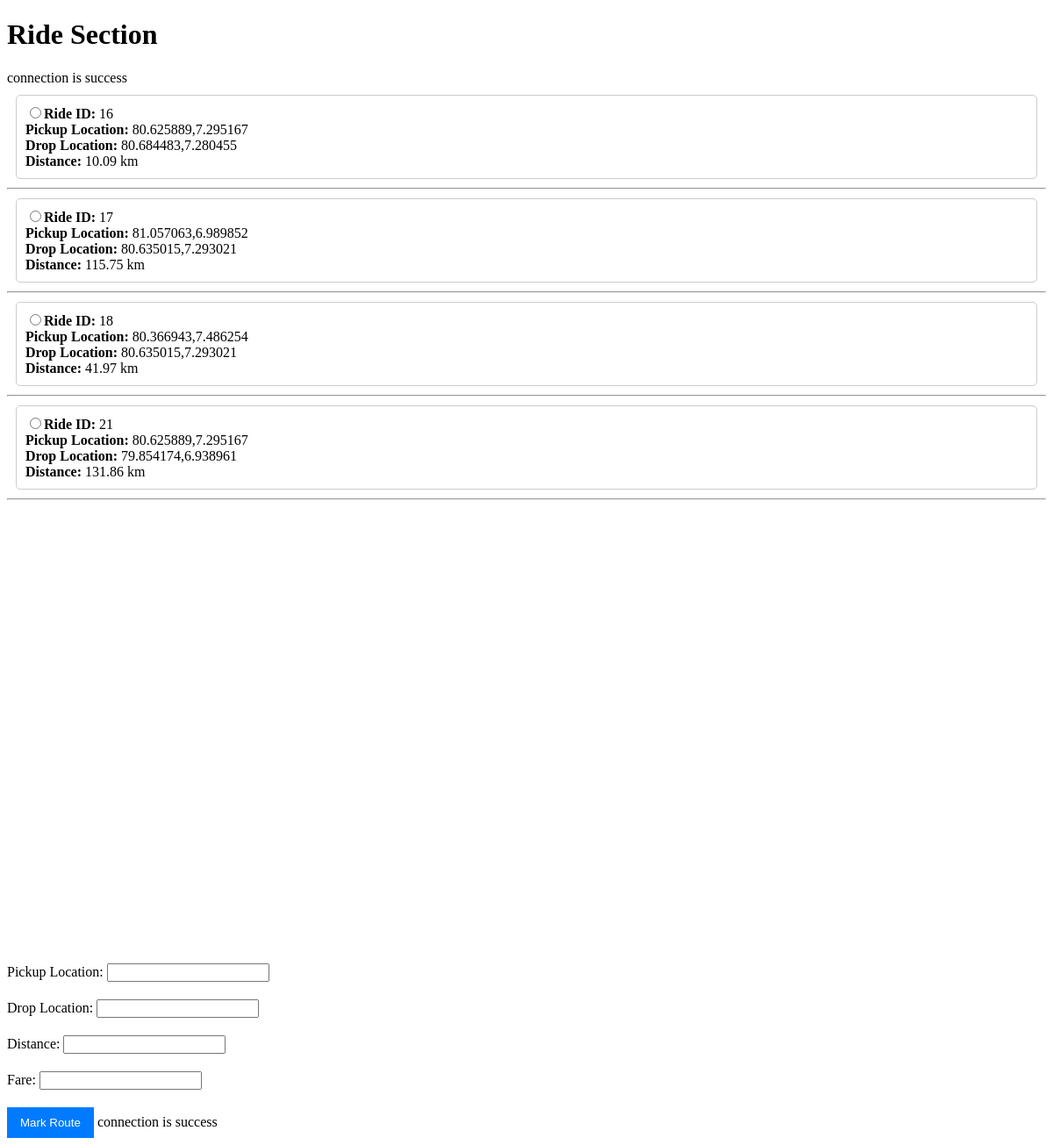
/Drivers/backend/ride/mapShowLocationCus.php (signed in), run on the app's committed database.
### tables this page shows
CREATE TABLE `ride` (
  `rideID` int(11) NOT NULL,
  `pickupLocation` varchar(255) NOT NULL,
  `dropLocation` varchar(255) NOT NULL,
  `distance` float NOT NULL,
  `fare` float NOT NULL,
  `passengerID` int(11) NOT NULL,
  `driverID` int(11) NOT NULL,
  `requestAt` timestamp NOT NULL DEFAULT current_timestamp() ON UPDATE current_timestamp(),
  `rideStatus` varchar(150) NOT NULL
);

### Drivers/backend/ride/requestedRides.php (the view, shortened to what this page needs)
<?php
include '../dbConnection.php';
if (isset($_SESSION['loggedin']) && $_SESSION['loggedin'] == true) {
    $driverID = htmlspecialchars($_SESSION['driverID']);
} else {
    echo 'Please login to the system.';
    exit;
}
$sql = "SELECT * FROM ride WHERE driverID = '$driverID'";
$result = $conn->query($sql);
if ($result->num_rows > 0) {
    echo '<div class="ride-request-list">';
    while ($row = $result->fetch_assoc()) {
        echo '<div class="ride-request-item" style="border: 1px solid #ccc; padding: 10px; margin: 10px; border-radius: 5px;">';
        echo '<input type="radio" name="selectedRide" onclick="updateMap(' . htmlspecialchars($row["rideID"]) . ')" value="' . htmlspecialchars($row["rideID"]) . '">';
        echo '<strong>Ride ID:</strong> ' . htmlspecialchars($row["rideID"]) . '<br>';
        echo '<strong>Pickup Location:</strong> ' . htmlspecialchars($row["pickupLocation"]) . '<br>';
        echo '<strong>Drop Location:</strong> ' . htmlspecialchars($row["dropLocation"]) . '<br>';
        echo '<strong>Distance:</strong> ' . htmlspecialchars($row["distance"]) . ' km<br>';
        echo '</div><hr>';
    }
    echo '</div>';
} else {
    echo "No rides found for this driver.";
}
?>

### Drivers/backend/ride/mapShowLocationCus.php (shortened to what this page needs)
<!DOCTYPE html>
<html lang="en">
  <head>
    <link href="https://api.mapbox.com/mapbox-gl-js/v2.15.0/mapbox-gl.css" rel="stylesheet">
    <link href="https://api.mapbox.com/mapbox-gl-js/plugins/mapbox-gl-directions/v4.1.1/mapbox-gl-directions.css" rel="stylesheet">
  </head>
  <body>
    <h1>Ride Section</h1>
    <?php
      include 'requestedRides.php';
    ?>
    <div id="map"></div>
    <div class="form-group">
      <label for="pickupLocationText">Pickup Location:</label>
      <input type="text" id="pickupLocationText" name="pickupLocationText" readonly>
    </div>
    <div class="form-group">
      <label for="dropLocationText">Drop Location:</label>
      <input type="text" id="dropLocationText" name="dropLocationText" readonly>
    </div>
    <div class="form-group">
      <label for="dropLocationText">Distance:</label>
      <input type="text" id="distance" name="distance" readonly>
    </div>
    <div class="form-group">
      <label for="dropLocationText">Fare:</label>
      <input type="text" id="fare" name="fare" readonly>
    </div>
    <button id="markRouteBtn">Mark Route</button>
  </body>
</html>

### Drivers/backend/dbConnection.php
<?php
	$servername = "localhost";
	$username = "root";
	$password = "";
	$database = "citytaxi";
	$conn = mysqli_connect($servername, $username, $password, $database);
	if($conn) {
		echo "connection is success";
	}
	else {
		die("Error". mysqli_connect_error());
	}
?>

### Drivers/backend/ride/mapShowLocationCus.php (style rules this page uses)
#map { height: 500px; width: 100%; }
.form-group { margin: 20px 0; }
button { padding: 10px 15px; background-color: #007bff; color: white; border: none; cursor: pointer; }

### data on the page
ride: rideID "16", pickupLocation "80.625889,7.295167", dropLocation "80.684483,7.280455", distance "10.09"
ride: rideID "17", pickupLocation "81.057063,6.989852", dropLocation "80.635015,7.293021", distance "115.75"
ride: rideID "18", pickupLocation "80.366943,7.486254", dropLocation "80.635015,7.293021", distance "41.97"
ride: rideID "21", pickupLocation "80.625889,7.295167", dropLocation "79.854174,6.938961", distance "131.86"
